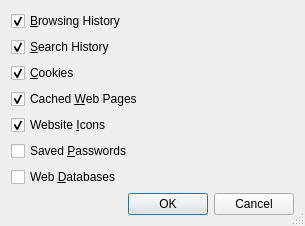
<?xml version="1.0" encoding="UTF-8"?>
<ui version="4.0">
 <class>HelpClearPrivateDataDialog</class>
 <widget class="QDialog" name="HelpClearPrivateDataDialog">
  <property name="geometry">
   <rect>
    <x>0</x>
    <y>0</y>
    <width>305</width>
    <height>200</height>
   </rect>
  </property>
  <property name="windowTitle">
   <string>Clear Private Data</string>
  </property>
  <property name="sizeGripEnabled">
   <bool>true</bool>
  </property>
  <layout class="QVBoxLayout" name="verticalLayout">
   <item>
    <widget class="QCheckBox" name="historyCheckBox">
     <property name="toolTip">
      <string>Select to clear the browsing history</string>
     </property>
     <property name="text">
      <string>&amp;Browsing History</string>
     </property>
     <property name="checked">
      <bool>true</bool>
     </property>
    </widget>
   </item>
   <item>
    <widget class="QCheckBox" name="searchCheckBox">
     <property name="toolTip">
      <string>Select to clear the search history</string>
     </property>
     <property name="text">
      <string>&amp;Search History</string>
     </property>
     <property name="checked">
      <bool>true</bool>
     </property>
    </widget>
   </item>
   <item>
    <widget class="QCheckBox" name="cookiesCheckBox">
     <property name="toolTip">
      <string>Select to clear the cookies</string>
     </property>
     <property name="text">
      <string>&amp;Cookies</string>
     </property>
     <property name="checked">
      <bool>true</bool>
     </property>
    </widget>
   </item>
   <item>
    <widget class="QCheckBox" name="cacheCheckBox">
     <property name="toolTip">
      <string>Select to clear the disk cache</string>
     </property>
     <property name="text">
      <string>Cached &amp;Web Pages</string>
     </property>
     <property name="checked">
      <bool>true</bool>
     </property>
    </widget>
   </item>
   <item>
    <widget class="QCheckBox" name="iconsCheckBox">
     <property name="toolTip">
      <string>Select to clear the website icons</string>
     </property>
     <property name="text">
      <string>Website &amp;Icons</string>
     </property>
     <property name="checked">
      <bool>true</bool>
     </property>
    </widget>
   </item>
   <item>
    <widget class="QCheckBox" name="passwordsCheckBox">
     <property name="toolTip">
      <string>Select to clear the saved passwords</string>
     </property>
     <property name="text">
      <string>Saved &amp;Passwords</string>
     </property>
     <property name="checked">
      <bool>false</bool>
     </property>
    </widget>
   </item>
   <item>
    <widget class="QCheckBox" name="databasesCheckBox">
     <property name="toolTip">
      <string>Select to delete all web databases</string>
     </property>
     <property name="text">
      <string>Web &amp;Databases</string>
     </property>
    </widget>
   </item>
   <item>
    <widget class="QDialogButtonBox" name="buttonBox">
     <property name="orientation">
      <enum>Qt::Horizontal</enum>
     </property>
     <property name="standardButtons">
      <set>QDialogButtonBox::Cancel|QDialogButtonBox::Ok</set>
     </property>
    </widget>
   </item>
  </layout>
 </widget>
 <tabstops>
  <tabstop>historyCheckBox</tabstop>
  <tabstop>searchCheckBox</tabstop>
  <tabstop>cookiesCheckBox</tabstop>
  <tabstop>cacheCheckBox</tabstop>
  <tabstop>iconsCheckBox</tabstop>
  <tabstop>passwordsCheckBox</tabstop>
  <tabstop>databasesCheckBox</tabstop>
  <tabstop>buttonBox</tabstop>
 </tabstops>
 <resources/>
 <connections>
  <connection>
   <sender>buttonBox</sender>
   <signal>accepted()</signal>
   <receiver>HelpClearPrivateDataDialog</receiver>
   <slot>accept()</slot>
   <hints>
    <hint type="sourcelabel">
     <x>248</x>
     <y>254</y>
    </hint>
    <hint type="destinationlabel">
     <x>157</x>
     <y>274</y>
    </hint>
   </hints>
  </connection>
  <connection>
   <sender>buttonBox</sender>
   <signal>rejected()</signal>
   <receiver>HelpClearPrivateDataDialog</receiver>
   <slot>reject()</slot>
   <hints>
    <hint type="sourcelabel">
     <x>316</x>
     <y>260</y>
    </hint>
    <hint type="destinationlabel">
     <x>286</x>
     <y>274</y>
    </hint>
   </hints>
  </connection>
 </connections>
</ui>
